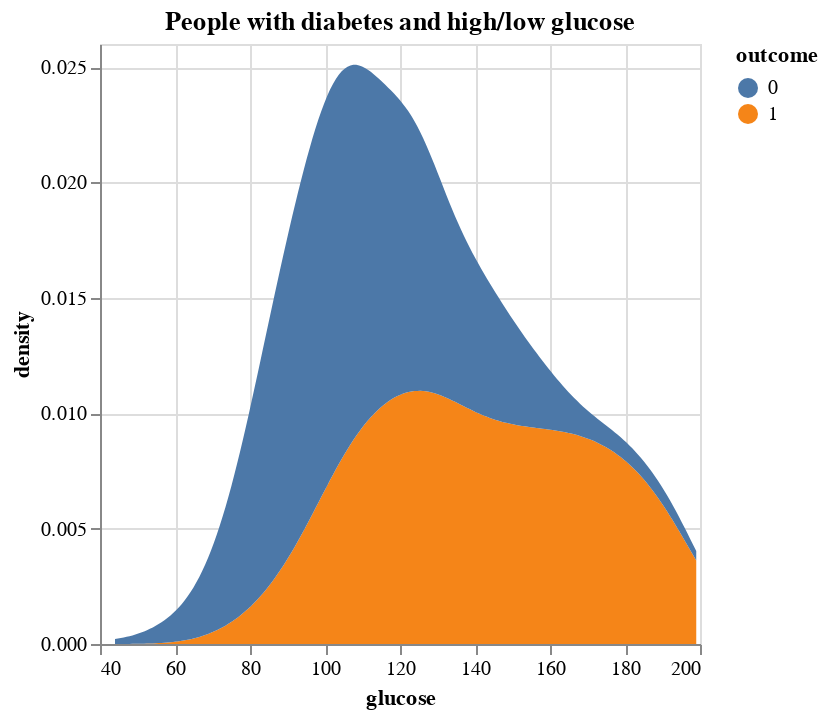

The notebook cell saved with this chart:
### Markdown cell above
## 3.8. People with diabetes and high/low glucose

### Code cell
diabetes_glucose = alt.Chart(df).transform_density(
    'glucose',
    groupby=['outcome'],
    as_=['glucose', 'density']
).mark_area().encode(
    x='glucose:Q',
    y='density:Q',
    color='outcome:N'
).properties(
    title="People with diabetes and high/low glucose"
)

diabetes_glucose.display()

### Figure 1 — Vega-Lite specification as saved in the notebook (floating-point values rounded to 4 significant figures; data arrays with more than 128 entries replaced by an {"elided": "..."} marker saying what was removed)
{"config": {"view": {"continuousWidth": 300, "continuousHeight": 300}}, "data": {"name": "data-93355d76d168161dba689ac7f401078d"}, "mark": {"type": "area"}, "encoding": {"color": {"field": "outcome", "type": "nominal"}, "x": {"field": "glucose", "type": "quantitative"}, "y": {"field": "density", "type": "quantitative"}}, "title": "People with diabetes and high/low glucose", "transform": [{"density": "glucose", "groupby": ["outcome"], "as": ["glucose", "density"]}], "$schema": "https://vega.github.io/schema/vega-lite/v5.20.1.json", "datasets": {"data-93355d76d168161dba689ac7f401078d": {"elided": "724 records"}}}
